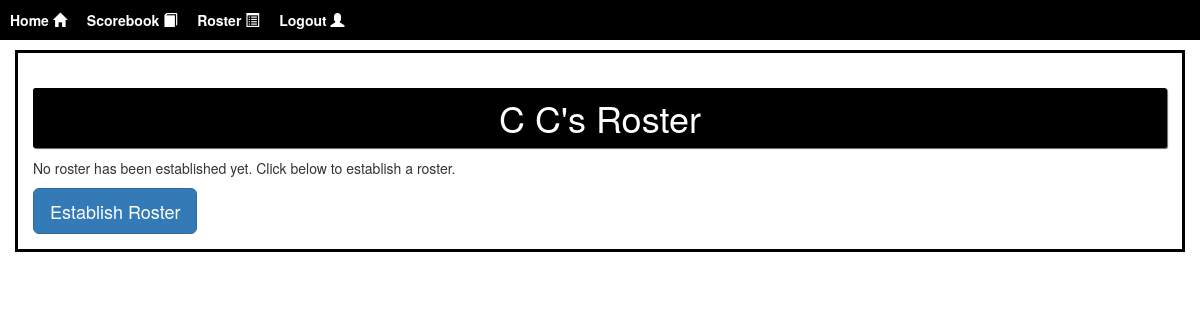
Page /roster/ (signed in) on the earlier database version.
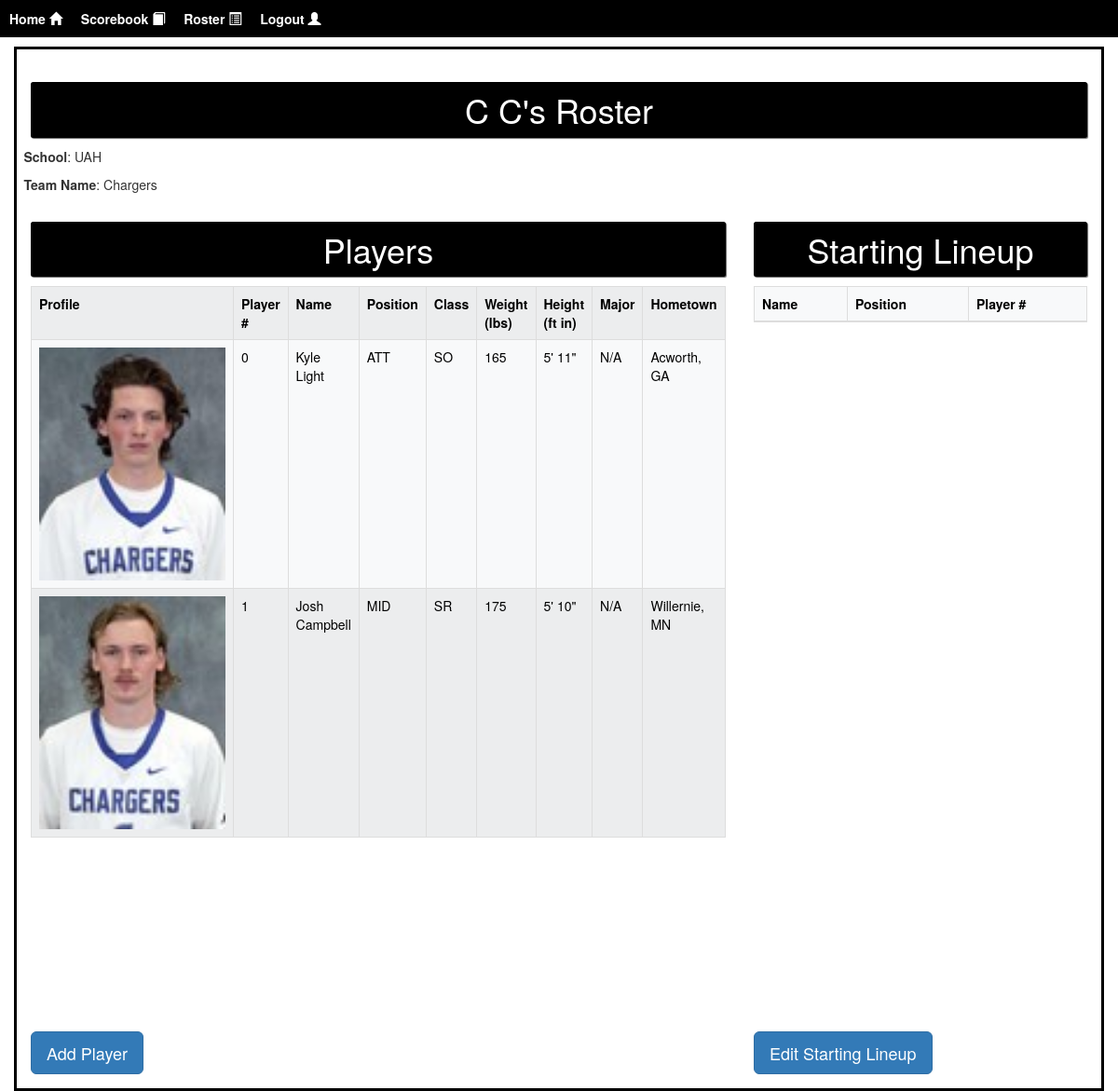
Same page on the later database version.
### user_registration/models.py (models this page shows)
class CustomUser(AbstractUser):
    is_coach = models.BooleanField(default=False)
    is_scorekeeper = models.BooleanField(default=False)

### core/models.py (models this page shows, shortened)
class Roster(models.Model):
    id = models.AutoField(primary_key=True)
    team_name = models.CharField(max_length=50, default="")
    school = models.CharField(max_length=100, default="")
    win_count = models.PositiveIntegerField(default=0)
    loss_count = models.PositiveIntegerField(default=0)
    is_published = models.BooleanField(default=True)

class Player(models.Model):
    id = models.AutoField(primary_key=True)
    profile_image = models.ImageField(upload_to="profile_pictures/", default="profile_pictures/default.jpg")
    player_number = models.PositiveIntegerField("Player Number", default=0)
    first_name = models.CharField("First Name", max_length=30, default="")
    last_name = models.CharField("Last Name", max_length=30, default="")
    position = models.CharField("Position", max_length=4,
                                choices=POSITION_CHOICES, default="ATT")
    class_standing = models.CharField("Class", max_length=2,
                                      choices=CLASS_STANDING_CHOICES,
                                      default="N/A")
    weight_pounds = models.PositiveIntegerField("Weight (pounds)", default=0, blank=True, null=True)
    height_feet = models.PositiveIntegerField("Height (feet)", default=0, blank=True, null=True)
    height_inches = models.PositiveIntegerField("Height (inches)", default=0, blank=True, null=True)
    major = models.CharField("Major", max_length=100, default="N/A", blank=True, null=True)
    hometown = models.CharField("Hometown", max_length=100, default="N/A", blank=True, null=True)
    team = models.ForeignKey(Roster,
                             on_delete=models.CASCADE,
                             default=None)
    statistics = models.ForeignKey(PlayerStatistics,
                                   related_name="statistics",
                                   on_delete=models.CASCADE,
                                   null=True,
                                   blank=True,
                                   default=None)
    saves = models.ForeignKey(PlayerSaves,
                              related_name="saves",
                              on_delete=models.CASCADE,
                              null=True,
                              blank=True,
                              default=None)
    def __str__(self):
        return f"{self.last_name}, {self.first_name} (#{self.player_number})"

### core/views.py (the view, shortened to what this page needs)
# urls.py: path('roster/', views.view_roster),
@login_required
def view_roster(request: HttpRequest) -> HttpResponse:
    is_error = False
    coach = Coach.objects.filter(user=request.user)[0]
    if coach.roster is None:
        if request.method == "GET":
            form = RosterEntryForm(request.GET)
        return render(request, "roster.html",
                      {"form": RosterEntryForm(), "has_roster": False})
    else:
        if request.method == "POST":
            form = PlayerEntryForm(request.POST, request.FILES)
            if form.is_valid():
                statistics = PlayerStatistics()
                statistics.save()
                saves = PlayerSaves()
                saves.save()
                if form.cleaned_data["profile_image"]:
                    profile_image = form.cleaned_data["profile_image"]
                else:
                    profile_image = "profile_pictures/default.jpg"
                player = Player(
                    profile_image=profile_image,
                    player_number=form.cleaned_data.get("player_number"),
                    first_name=form.cleaned_data.get("first_name"),
                    last_name=form.cleaned_data.get("last_name"),
                    position=form.cleaned_data.get("position"),
                    class_standing=form.cleaned_data.get("class_standing"),
                    weight_pounds=form.cleaned_data.get("weight_pounds"),
                    height_feet=form.cleaned_data.get("height_feet"),
                    height_inches=form.cleaned_data.get("height_inches"),
                    major=form.cleaned_data.get("major"),
                    hometown=form.cleaned_data.get("hometown"),
                    team=coach.roster,
                    statistics=statistics,
                    saves=saves
                )
                player.save()
                return HttpResponseRedirect("/roster/")
        elif request.method == "GET":
            form = starting_lineup_form_factory(request)
            if form.is_valid():
                is_error = False
                starting_lineup = StartingLineup(
                    school=coach.roster.school,
                    team_name=coach.roster.team_name,
                    coach_first_name=coach.first_name,
                    coach_last_name=coach.last_name,
                    attacker_1=form.cleaned_data["attackmen"][0],
                    attacker_2=form.cleaned_data["attackmen"][1],
                    attacker_3=form.cleaned_data["attackmen"][2],
                    midfielder_1=form.cleaned_data["midfielders"][0],
                    midfielder_2=form.cleaned_data["midfielders"][1],
                    midfielder_3=form.cleaned_data["midfielders"][2],
                    defender_1=form.cleaned_data["defensemen"][0],
                    defender_2=form.cleaned_data["defensemen"][1],
                    defender_3=form.cleaned_data["defensemen"][2],
                    goalie=form.cleaned_data["goalie"],
                )
                starting_lineup.save()
                coach.starting_lineup = starting_lineup
                coach.save()
                return HttpResponseRedirect("/roster/")
            else:
                is_error = False
        player_entry_form = PlayerEntryForm()
        starting_lineup_form = starting_lineup_form_factory(request)
        players = coach.roster.player_set.all()
        return render(request, "roster.html",
                      {"player_entry_form": player_entry_form,
                       "starting_lineup_form": starting_lineup_form,
                       "has_roster": True,
                       "players": players,
                       "roster": coach.roster,
                       "starting_lineup": coach.starting_lineup,
                       "is_error": is_error})

### core/templates/roster.html (shortened to what this page needs)
{% extends "base.html" %}
{% load crispy_forms_tags %}
{% block content %}
    <div class="container-fluid">
        <div class="custom-block col-md-12 col-sm-12">
            <h1 class="bg_black">{{ user.first_name|capfirst }} {{ user.last_name|capfirst }}'s Roster</h1>
            {% if has_roster is False %}
                <p>No roster has been established yet. Click below to establish a roster.</p>
                <button id="buttonElement" class="btn btn-primary btn-lg">Establish Roster</button>
                </div>
            {% else %}
                <div class="row">
                    <p><b>School</b>: {{ roster.school }}</p>
                    <p><b>Team Name</b>: {{ roster.team_name }}</p>
                    <div class="col-lg-8">
                        <h1 class="bg_black">Players</h1>
                        <div class="rosterScroll">
                            <table class="table table-bordered table-light table-striped">
                                <tr>
                                    <th>Profile</th>
                                    <th>Player #</th>
                                    <th>Name</th>
                                    <th>Position</th>
                                    <th>Class</th>
                                    <th>Weight (lbs)</th>
                                    <th>Height (ft in)</th>
                                    <th>Major</th>
                                    <th>Hometown</th>
                                </tr>
                                {% for player in players %}
                                    <tr>
                                        <td><img src="{{ MEDIA_URL }}{{ player.profile_image }}"
                                                 style="width:200px;height:250px"></td>
                                        <td class="editable" data-id="{{ player.id }}"
                                            data-type="player_number">{{ player.player_number }}</td>
                                        <td class="editable" data-id="{{ player.id }}"
                                            data-type="name">{{ player.first_name }} {{ player.last_name }}</td>
                                        <td class="editable" data-id="{{ player.id }}"
                                            data-type="position">{{ player.position }}</td>
                                        <td class="editable" data-id="{{ player.id }}"
                                            data-type="class_standing">{{ player.class_standing|default:"N/A"}}</td>
                                        <td class="editable" data-id="{{ player.id }}"
                                            data-type="weight_pounds">{{ player.weight_pounds|default:"N/A"}}</td>
                                        {% if player.height_feet == None or player.height_inches == None %}
                                        <td class="editable" data-id="{{ player.id }}"
                                            data-type="height">N/A
                                        </td>
                                        {% else %}
                                        <td class="editable" data-id="{{ player.id }}"
                                            data-type="height">{{ player.height_feet }}' {{ player.height_inches }}"
                                        </td>
                                        {% endif %}
                                        <td class="editable" data-id="{{ player.id }}"
                                            data-type="major">{{ player.major|default:"N/A"}}</td>
                                        <td class="editable" data-id="{{ player.id }}"
                                            data-type="hometown">{{ player.hometown|default:"N/A"}}</td>
                                    </tr>
                                {% endfor %}
                            </table>
                        </div>
                        <button class="btn btn-primary btn-lg" id="buttonElement">Add Player</button>
                    </div>
                    <div class="col-lg-4">
                        <h1 class="bg_black">Starting Lineup</h1>
                        <div class="rosterScroll">
                            <table class="table table-bordered table-light table-striped">
                                <thead>
                                <tr>
                                    <th>Name</th>
                                    <th>Position</th>
                                    <th>Player #</th>
                                </tr>
                                </thead>
                            </table>
                        </div>
                        <button class="btn btn-primary btn-lg" onclick="editStartingLineup()">Edit Starting Lineup
                        </button>
                    </div>
                </div>
                </div>
            {% endif %}
{% endblock %}

### core/templates/base.html (shortened to what this page needs)
{% load static %}
<!doctype html>
<html lang="en">
<head>
    <link href="https://cdn.jsdelivr.net/npm/bootstrap@5.1.3/dist/css/bootstrap.min.css" rel="stylesheet"
>
    <link rel="stylesheet" href="https://maxcdn.bootstrapcdn.com/bootstrap/3.4.1/css/bootstrap.min.css">
</head>
<div id="nav">
    <ul>
        <li>
            <a href="/">Home
                <span class="glyphicon glyphicon-home"></span>
            </a>
        </li>
        {% if user.is_coach or user.is_scorekeeper %}
            <li>
                <a href="/edit-scorebook/"> Scorebook
                    <span class="glyphicon glyphicon-book"></span>
                </a>
            </li>
        {% endif %}
        {% if user.is_coach %}
            <li>
                <a href="/roster/">Roster
                    <span class="glyphicon glyphicon-list-alt"></span>
                </a>
            </li>
        {% endif %}
        <li>
            {% if user.is_authenticated %}
                <a href="/logout/">Logout
                    <span class="glyphicon glyphicon-user"></span>
                </a>
            {% else %}
                <a href="/login/">Login
                    <span class="glyphicon glyphicon-user"></span>
                    <div class="tooltip">Account</div>
                </a>
            {% endif %}
        </li>
    </ul>
</div>
<body>
{% block content %}
{% endblock %}
</body>
</html>

### core/templates/base.html (style rules this page uses)
#nav { list-style: none; font-weight: bold; margin-bottom: 10px; width: 100%; text-align: center; background-color: #000000; height: 40px; }
#nav ul { list-style-type: none; margin: 0; padding: 0; width: 100%; }
#nav li { margin: 0; }
#nav li a { padding: 10px; text-decoration: none; font-weight: bold; color: #FFFFFF; background-color: #000000; float: left }
.bg_black { padding: 10px; border-radius: 2.5px; box-shadow: 1px 1px 1px rgb(105, 105, 105); background: rgb(0, 0, 0); color: white; text-align: center; }
.custom-block { padding: 15px; border: 3px solid rgb(0, 0, 0); }

### core/templates/roster.html (style rules this page uses)
div.rosterScroll { height: 800px; width: 100%; overflow-y: scroll; }

Differences in the rows shown:
now on this page (row edited): Roster: school "UAH", team_name "Chargers"
now on this page (row edited): Player: profile_image (picture), player_number "0", first_name "Kyle", last_name "Light", position "ATT", class_standing "SO", weight_pounds "165", height_feet "5", height_inches "11", major "N/A", hometown "Acworth, GA"
now on this page (row edited): Player: profile_image (picture), player_number "1", first_name "Josh", last_name "Campbell", position "MID", class_standing "SR", weight_pounds "175", height_feet "5", height_inches "10", major "N/A", hometown "Willernie, MN"
Other differences:
text no longer shown: "No roster has been established yet. Click below to establish a roster. Establish Roster"
text now shown: "School : Team Name : Players Profile Player # Name Position Class Weight (lbs) Height (ft in) Major Hometown Add Player Starting Lineup Name Position Player # Edit Starting Lineup"
